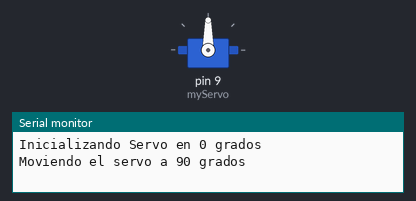
Recording of a sketch running on a simulated Arduino Uno, built with avr-gcc and run on an emulated ATmega328P. Shown: servo, the last lines printed to the serial monitor.

Above: at 0.05 s.
At 19.95 s:
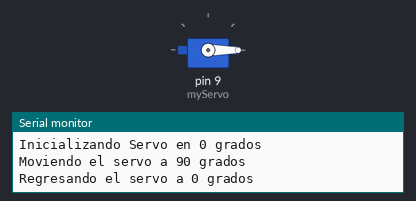
Timing chart, 0 to 26.0 s (numbered marks = the images above):
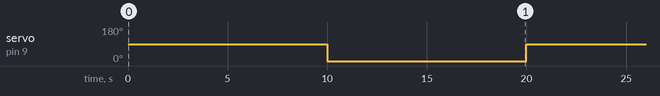

Measured:
- by itself, servo on pin 9 (myServo): alternates 90° for 10.0 s and 0° for 10.0 s

The sketch:

MotorServo.ino
```cpp
#include <Servo.h>

Servo myServo;  // Crear un objeto Servo

void setup() {
  myServo.attach(9);  // Conectar el servo al pin 9
  myServo.write(0);   // Inicializar el servo en 0 grados
  Serial.begin(9600); // Iniciar comunicación serial
  Serial.println("Inicializando Servo en 0 grados");
}

void loop() {
    Serial.println("Moviendo el servo a 90 grados");
    myServo.write(90);  // Mover el servo a 90 grados
    delay(10000);       // Esperar 10 segundos

    Serial.println("Regresando el servo a 0 grados");
    myServo.write(0);   // Regresar el servo a 0 grados
    delay(10000);       // Esperar 10 segundos
}
```
